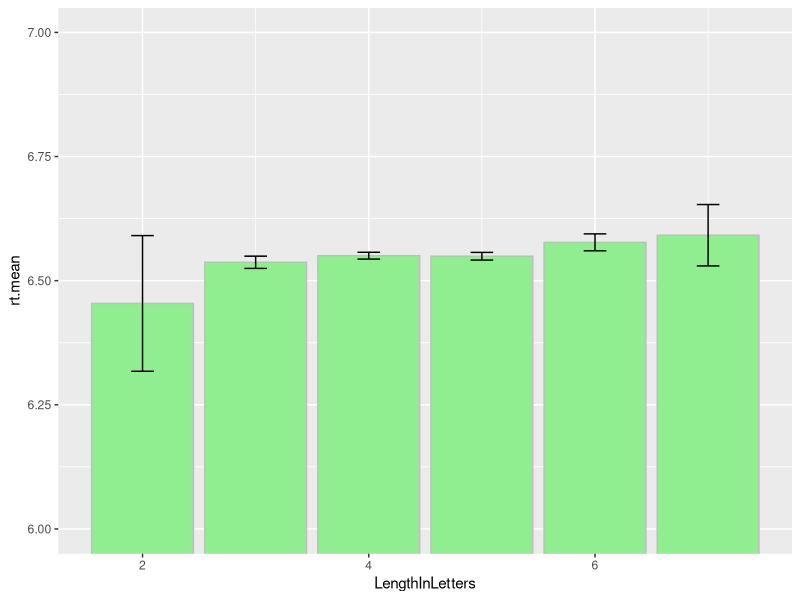
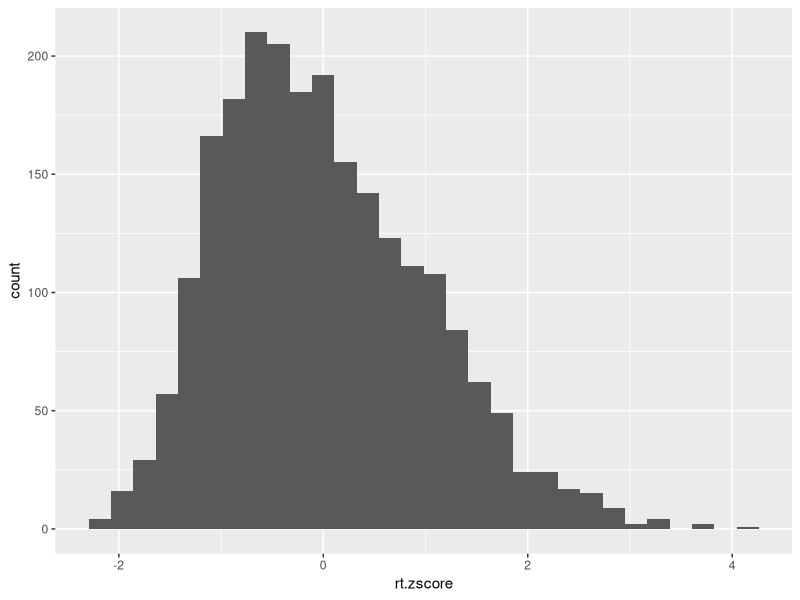
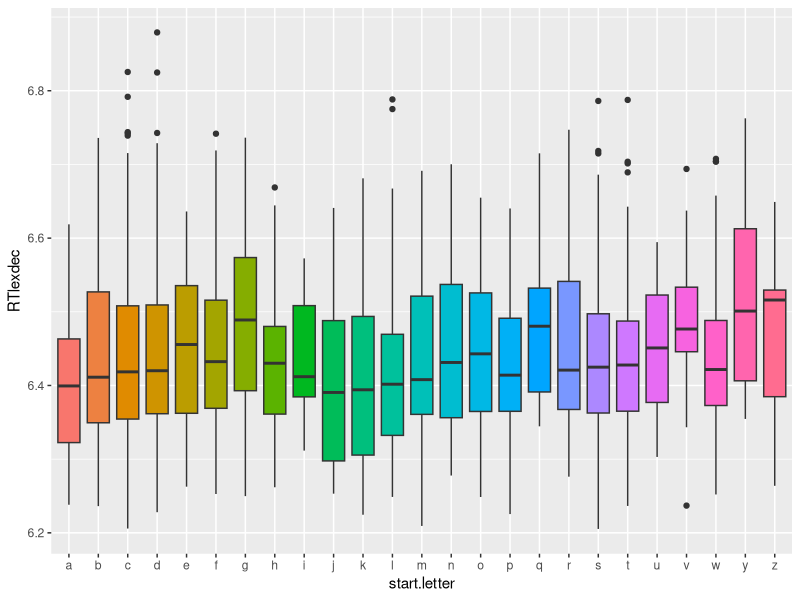
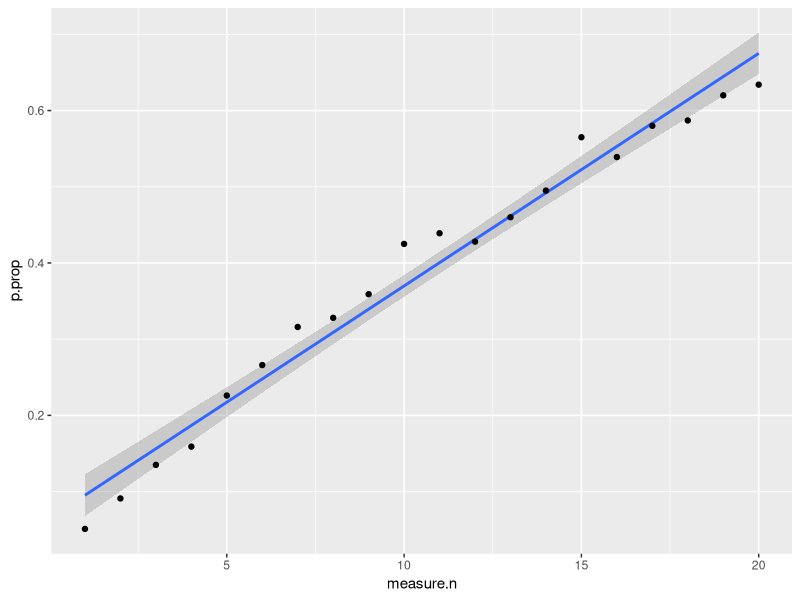
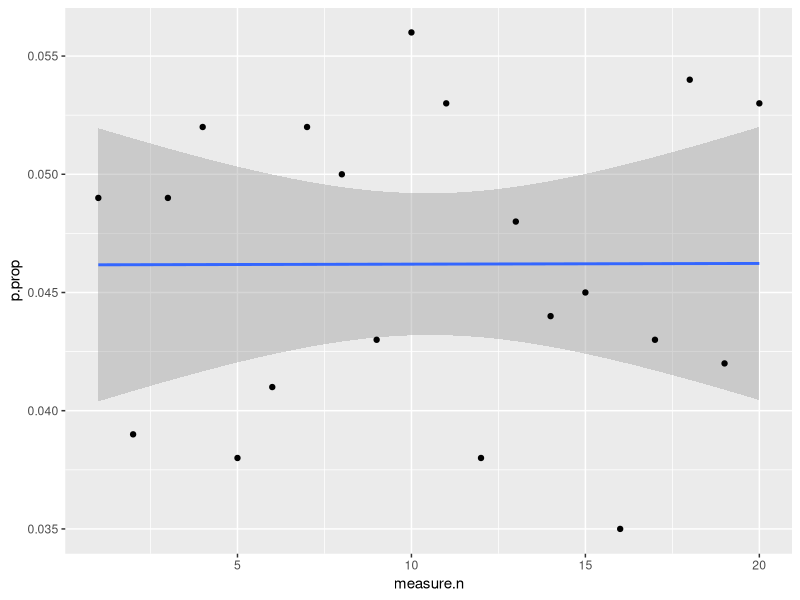

Write R code to recreate these figures, in order.
## ---- chunk 1
knitr::opts_chunk$set(echo = TRUE)
## ---- chunk 2
library(tidyverse)
## ---- chunk 3
rt.df <- read_csv(file.path("data", "rts.csv"))
rt.df %>% glimpse()
## ---- chunk 4
rt.summary <- rt.df %>% 
  group_by(LengthInLetters) %>% 
  summarize(rt.mean = mean(RTlexdec),
            rt.sem = sd(RTlexdec)/sqrt(n()),
            low.ci = rt.mean - 1.96*rt.sem,
            up.ci = rt.mean + 1.96*rt.sem)
rt.summary

rt.summary %>%
  ggplot(aes(x = LengthInLetters, y = rt.mean)) +
  geom_bar(stat = "identity", color = "grey", fill = "lightgreen") +
  geom_errorbar(aes(ymin = low.ci, ymax = up.ci), width = .2) +
  coord_cartesian(ylim = c(6, 7))
## ---- chunk 5
rt.young <- rt.df %>% 
  filter(AgeSubject == "young")

rt.young <- rt.young %>% 
  mutate(rt.zscore = (RTlexdec - mean(RTlexdec))/sd(RTlexdec))
## ---- chunk 6
below.count <- rt.young %>% 
  filter(rt.zscore < -1.96) %>% 
  nrow()
below.perc <- (below.count/nrow(rt.young))*100

above.count <- rt.young %>% 
  filter(rt.zscore > 1.96) %>% 
  nrow()
above.perc <- (above.count/nrow(rt.young))*100
## ---- chunk 7
above.count3 <- rt.young %>% 
  filter(rt.zscore > 3) %>% 
  nrow()

above.perc3 <- (above.count3/nrow(rt.young))*100

rt.young %>% 
  ggplot(aes(x = rt.zscore)) +
  geom_histogram()
## ---- chunk 8
rt.young <- rt.young %>% 
  mutate(start.letter = str_sub(Word, start = 1, end = 1))

rt.young %>% 
  ggplot(aes(x = start.letter, y = RTlexdec, fill = start.letter)) +
  geom_boxplot() +
  theme(legend.position = "none")
## ---- chunk 9
rt.young <- rt.young %>% 
  mutate(start.p = if_else(start.letter == "p", TRUE, FALSE))

t.test(RTlexdec ~ start.p, data = rt.young)
## ---- chunk 10
# simulate null data with a range of testing situations

sim.n <- 1000
measure.n <- 1:20
n <- 100

results <- rep(0, 20)

for (i in measure.n) {
  
  sim.result <- c()
  
  for (j in 1:sim.n) {
    
    p.vector <- c()
    
    for (k in 1:i) {
      # generate data
      x <- rnorm(n)
      
      # t-test
      test.result <- t.test(x)
      pval <- test.result$p.value
      p.vector <- c(p.vector, pval)
    }
    
    # check if there's any significant result
    sim.result <- c(sim.result, any(p.vector  < 0.05))
    
  }
  
  # calculate proportion of simulations with at least 1 significant result
  results[i] <- sum(sim.result)/sim.n
  
}

result.df <- data.frame(p.prop = results, measure.n = measure.n)
## ---- chunk 11
result.df %>% 
  ggplot(aes(x = measure.n, y = p.prop)) +
  geom_smooth(method="lm") +
  geom_point()
## ---- chunk 12
# simulate null data with a range of testing situations with a Bonferroni correction

sim.n <- 1000
measure.n <- 1:20
n <- 100

results <- rep(0, 20)

for (i in measure.n) {
  
  sim.result <- c()
  
  for (j in 1:sim.n) {
    
    p.vector <- c()
    
    for (k in 1:i) {
      # generate data
      x <- rnorm(n)
      
      # t-test
      test.result <- t.test(x)
      pval <- test.result$p.value
      p.vector <- c(p.vector, pval)
    }
    
    # check if there's any significant result
    sim.result <- c(sim.result, any(p.vector  < 0.05/i))
    
  }
  
  # calculate proportion of simulations with at least 1 significant result
  results[i] <- sum(sim.result)/sim.n
  
}

result.df <- data.frame(p.prop = results, measure.n = measure.n)

result.df %>% 
  ggplot(aes(x = measure.n, y = p.prop)) +
  geom_smooth(method="lm") +
  geom_point()
